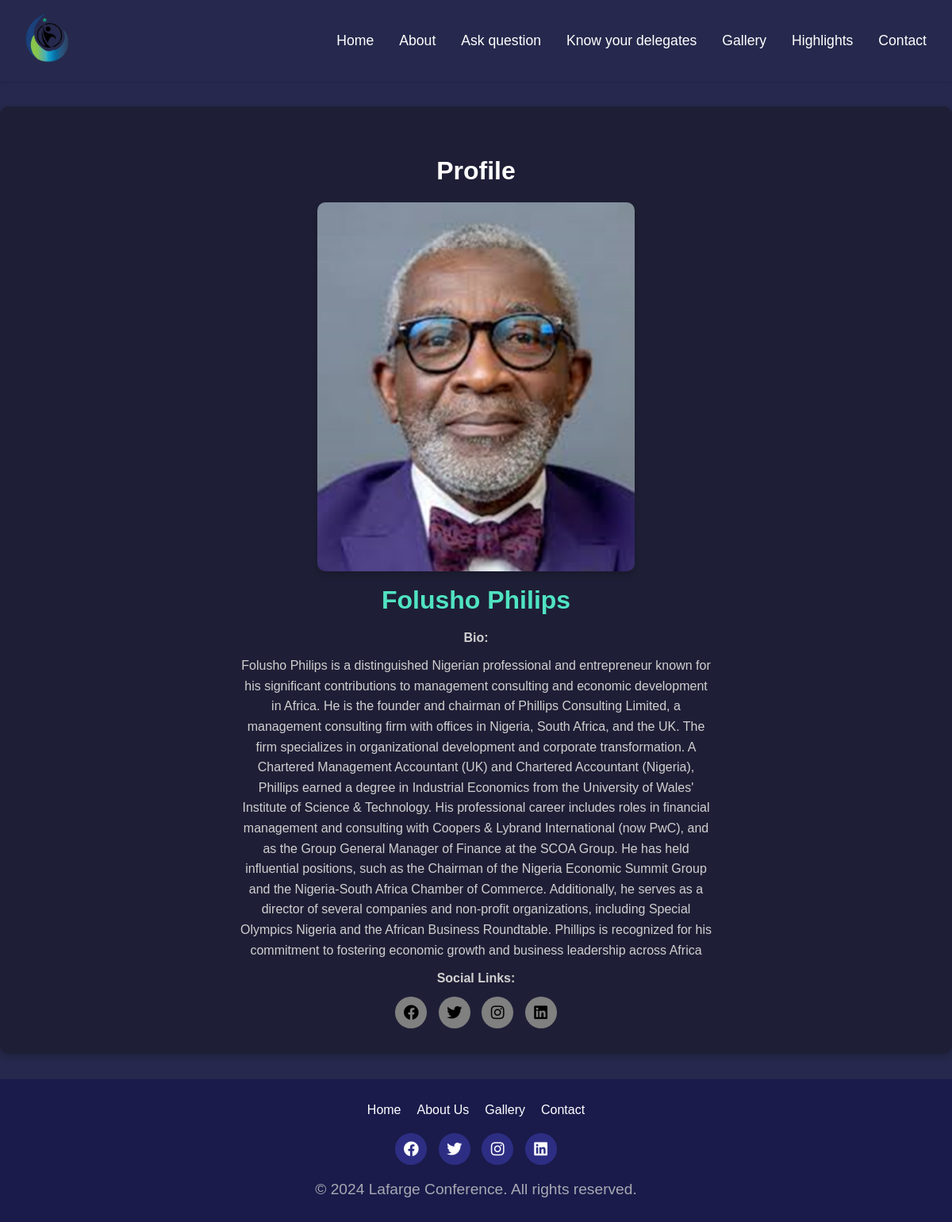
The page /speaker/2 on the database its author committed.
### tables this page shows
CREATE TABLE speakers (
            id INTEGER PRIMARY KEY AUTOINCREMENT,
            name TEXT NOT NULL,
            position TEXT NOT NULL,
            bio TEXT NOT NULL,
            image_url TEXT NOT NULL,
            facebook_url TEXT,
            twitter_url TEXT,
            linkedin_url TEXT
        );

### app.py (the view)
@app.route("/speaker/<int:speaker_id>")
def speaker_page(speaker_id):
    speaker = get_speaker_by_id(speaker_id)
    if not speaker:
        return "Speaker not found", 404
    return render_template("speaker.html", speaker=speaker)

### app.py (called while the page is built)
def get_speaker_by_id(speaker_id):
    with sqlite3.connect(DATABASE_FILE) as conn:
        cursor = conn.cursor()
        cursor.execute("SELECT * FROM speakers WHERE id = ?", (speaker_id,))
        row = cursor.fetchone()
        if row:
            return {
                "id": row[0],
                "name": row[1],
                "position": row[2],
                "bio": row[3],
                "image_url": row[4],
                "facebook_url": row[5],
                "twitter_url": row[6],
                "linkedin_url": row[7],
            }
    return None

### templates/speaker.html (shortened to what this page needs)
{% extends 'base.html' %}
{% block content %}
<section class="speaker-details">
    <div class="container">
        <h2>Profile</h2>
        <div class="grid-layout">
            <div class="image-container">
                <img src="{{ speaker.image_url }}" alt="{{ speaker.name }}">
            </div>
             <br>
            <div class="details-container">
                <h1>{{ speaker.name }}</h1>
                <p><strong>Bio:</strong></p>
                <p>{{ speaker.bio }}</p>
                <p><strong>Social Links:</strong></p>
                <div class="social-icons">
                    <a href="{{ speaker.facebook_url }}" target="_blank" rel="noopener noreferrer" style="background-color: grey"><i class="fab fa-facebook" style="color: black;"></i></a>
                    <a href="{{ speaker.twitter_url }}" target="_blank" rel="noopener noreferrer"  style="background-color: grey"><i class="fab fa-twitter" style="color: black;"></i></a>
                    <a href="{{ speaker.instagram_url }}" target="_blank" rel="noopener noreferrer"  style="background-color: grey"><i class="fab fa-instagram" style="color: black;"></i></a>
                    <a href="{{ speaker.linkedin_url }}" target="_blank" rel="noopener noreferrer"  style="background-color: grey"><i class="fab fa-linkedin" style="color: black;"></i></a>
                </div>
            </div>
        </div>
    </div>
</section>
{% endblock %}

### static/css/styles.css (style rules this page uses)
* { margin: 0; padding: 0; box-sizing: border-box; }
body, h2, h3, h4, div { margin: 0; padding: 0; box-sizing: border-box; font-family: "Josefin Sans", sans-serif; }
body { background: #26294d; color: #fff; }
h2, h3, h4 { line-height: 1.2; margin-bottom: 10px; }
body, .container, section { width: 100%; max-width: 100%; margin: 0 auto; }
section { padding: 50px 0; }
h2 { text-align: center; margin-bottom: 20px; color: white; }
.speaker-details { padding: 1rem; text-align: center; }
.speaker-details p { font-size: 0.9rem; color: #777; }
h2 { font-size: 2rem; margin-top: 1rem; }
p { font-size: 1.2rem; margin-bottom: 2rem; color: #777; }
.social-icons a { display: inline-flex; align-items: center; justify-content: center; width: 40px; height: 40px; margin: 0 5px; background-color: #2d2e83; color: #fff; border-radius: 50%; font-size: 1.2rem; text-decoration: none; transition: background-color 0.3s ease; }
h2 { text-align: center; margin-top: 30px; font-size: 2rem; }
p { text-align: center; margin: 10px auto; max-width: 600px; color: #ccc; }
.speaker-details { display: grid; grid-template-columns: repeat(auto-fit, minmax(300px, 1fr)); gap: 2rem; align-items: start; background: #1e1f36; color: #ffffff; padding: 2rem; border-radius: 10px; box-shadow: 0 4px 8px rgba(0, 0, 0, 0.2); margin: 2rem auto; max-width: 1200px; }
.speaker-details .image-container { display: flex; justify-content: center; align-items: center; }
.speaker-details .image-container img { width: 100%; max-width: 400px; border-radius: 10px; box-shadow: 0 4px 8px rgba(0, 0, 0, 0.2); }
.speaker-details h1 { font-size: 2rem; color: #50e3c2; margin-bottom: 1rem; }
.speaker-details p { font-size: 1rem; color: #d0d0d0; line-height: 1.6; }

### rows shown on the page
speakers: image_url (picture), name "Folusho Philips", bio "Folusho Philips is a distinguished Nigerian professional and entrepreneur known for his significant contributions to management consulting and economic development in Africa. He is the founder and chairman of Phillips Consulting Limited, a management consulting firm with offices in Nigeria, South Africa, and the UK. The firm specializes in organizational development and corporate transformation. A Chartered Management Accountant (UK) and Chartered Accountant (Nigeria), Phillips earned a degree in Industrial Economics from the University of Wales' Institute of Science & Technology. His professional career includes roles in financial management and consulting with Coopers & Lybrand…"
